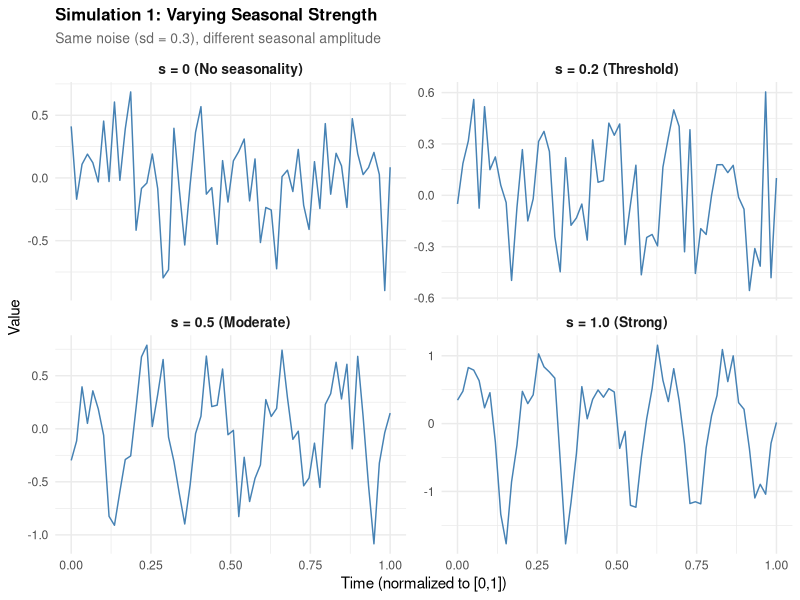
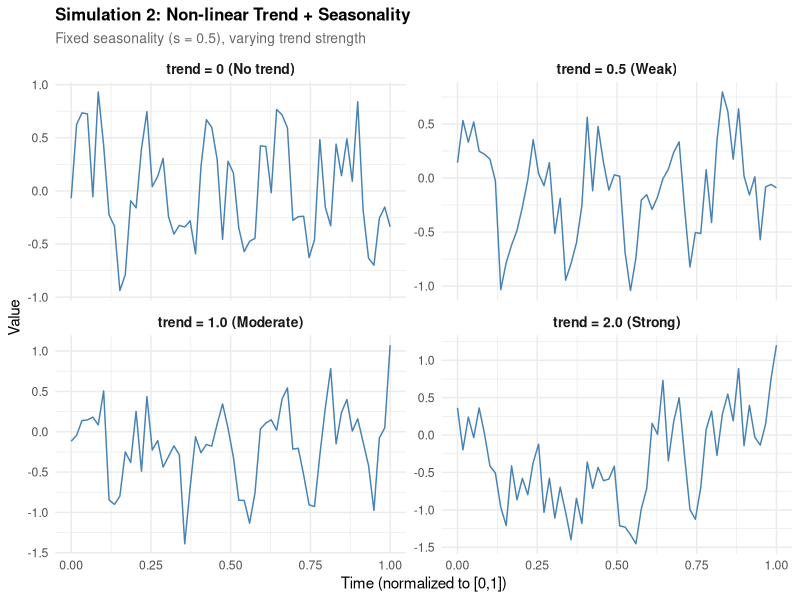
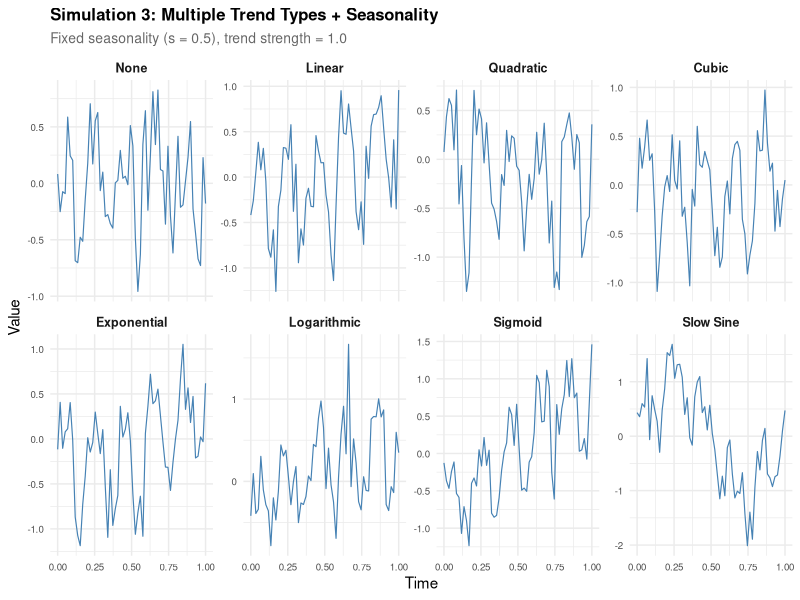

Source code (R) for these figures, in order:
# Generate example plots for Simulations 1-3
# These complement the robustness example plots already created

library(ggplot2)
library(dplyr)
library(tidyr)

set.seed(42)

# Ensure plots directory exists
if (!dir.exists("plots")) dir.create("plots")

# Common parameters
n_years <- 5
n_months <- n_years * 12
t <- seq(0, 1, length.out = n_months)
n_cycles <- n_months / 12  # 5 cycles
noise_sd <- 0.3

# ============================================================================
# Simulation 1: Varying Seasonal Strength
# ============================================================================

cat("Generating Simulation 1 example plot...\n")

generate_seasonal_curve <- function(t, strength, noise_sd = 0.3) {
  n_cycles <- length(t) / 12
  seasonal <- strength * sin(2 * pi * n_cycles * t)
  seasonal <- seasonal + strength * 0.3 * cos(4 * pi * n_cycles * t)
  noise <- rnorm(length(t), sd = noise_sd)
  return(seasonal + noise)
}

# Generate examples at key strength levels
strengths <- c(0, 0.2, 0.5, 1.0)
strength_labels <- c("s = 0 (No seasonality)",
                     "s = 0.2 (Threshold)",
                     "s = 0.5 (Moderate)",
                     "s = 1.0 (Strong)")

sim1_data <- data.frame()
for (i in seq_along(strengths)) {
  y <- generate_seasonal_curve(t, strengths[i], noise_sd)
  sim1_data <- rbind(sim1_data, data.frame(
    t = t,
    y = y,
    strength = strength_labels[i]
  ))
}

sim1_data$strength <- factor(sim1_data$strength, levels = strength_labels)

p_sim1 <- ggplot(sim1_data, aes(x = t, y = y)) +
  geom_line(color = "steelblue", linewidth = 0.5) +
  facet_wrap(~ strength, ncol = 2, scales = "free_y") +
  labs(
    title = "Simulation 1: Varying Seasonal Strength",
    subtitle = "Same noise (sd = 0.3), different seasonal amplitude",
    x = "Time (normalized to [0,1])",
    y = "Value"
  ) +
  theme_minimal() +
  theme(
    strip.text = element_text(size = 10, face = "bold"),
    plot.title = element_text(size = 12, face = "bold"),
    plot.subtitle = element_text(size = 10, color = "gray40")
  )

ggsave("plots/example_sim1_seasonal_strength.pdf", p_sim1, width = 8, height = 6)
cat("  Saved: plots/example_sim1_seasonal_strength.pdf\n")

# ============================================================================
# Simulation 2: Non-linear Trend
# ============================================================================

cat("Generating Simulation 2 example plot...\n")

generate_nonlinear_trend <- function(t, trend_strength) {
  quadratic <- 2 * (t - 0.5)^2
  cubic <- 0.5 * (t - 0.3)^3
  sigmoid <- 1 / (1 + exp(-10 * (t - 0.6)))
  trend <- trend_strength * (quadratic + cubic + 0.3 * sigmoid - 0.5)
  return(trend)
}

generate_curve_with_trend <- function(t, seasonal_strength, trend_strength, noise_sd = 0.3) {
  trend <- generate_nonlinear_trend(t, trend_strength)
  n_cycles <- length(t) / 12
  seasonal <- seasonal_strength * sin(2 * pi * n_cycles * t)
  seasonal <- seasonal + seasonal_strength * 0.3 * cos(4 * pi * n_cycles * t)
  noise <- rnorm(length(t), sd = noise_sd)
  return(trend + seasonal + noise)
}

# Show: s=0.5 (seasonal) with different trend strengths
trend_strengths <- c(0, 0.5, 1.0, 2.0)
trend_labels <- c("trend = 0 (No trend)",
                  "trend = 0.5 (Weak)",
                  "trend = 1.0 (Moderate)",
                  "trend = 2.0 (Strong)")

sim2_data <- data.frame()
for (i in seq_along(trend_strengths)) {
  y <- generate_curve_with_trend(t, 0.5, trend_strengths[i], noise_sd)
  sim2_data <- rbind(sim2_data, data.frame(
    t = t,
    y = y,
    trend = trend_labels[i]
  ))
}

sim2_data$trend <- factor(sim2_data$trend, levels = trend_labels)

p_sim2 <- ggplot(sim2_data, aes(x = t, y = y)) +
  geom_line(color = "steelblue", linewidth = 0.5) +
  facet_wrap(~ trend, ncol = 2, scales = "free_y") +
  labs(
    title = "Simulation 2: Non-linear Trend + Seasonality",
    subtitle = "Fixed seasonality (s = 0.5), varying trend strength",
    x = "Time (normalized to [0,1])",
    y = "Value"
  ) +
  theme_minimal() +
  theme(
    strip.text = element_text(size = 10, face = "bold"),
    plot.title = element_text(size = 12, face = "bold"),
    plot.subtitle = element_text(size = 10, color = "gray40")
  )

ggsave("plots/example_sim2_nonlinear_trend.pdf", p_sim2, width = 8, height = 6)
cat("  Saved: plots/example_sim2_nonlinear_trend.pdf\n")

# ============================================================================
# Simulation 3: Multiple Trend Types
# ============================================================================

cat("Generating Simulation 3 example plot...\n")

# Define trend functions
trend_functions <- list(
  none = function(t, strength) rep(0, length(t)),
  linear = function(t, strength) strength * (t - 0.5),
  quadratic = function(t, strength) strength * ((t - 0.5)^2 - 0.25),
  cubic = function(t, strength) strength * 2 * (t - 0.5)^3,
  exponential = function(t, strength) strength * (exp(2 * t) / exp(2) - 0.5),
  logarithmic = function(t, strength) {
    log_vals <- log(t + 0.1)
    normalized <- (log_vals - min(log_vals)) / (max(log_vals) - min(log_vals)) - 0.5
    strength * normalized
  },
  sigmoid = function(t, strength) strength * (1 / (1 + exp(-10 * (t - 0.5))) - 0.5),
  slow_sine = function(t, strength) strength * sin(2 * pi * t)
)

# Generate example for each trend type with s=0.5, trend_strength=1.0
trend_names <- c("None", "Linear", "Quadratic", "Cubic",
                 "Exponential", "Logarithmic", "Sigmoid", "Slow Sine")

sim3_data <- data.frame()
for (i in seq_along(trend_functions)) {
  trend_fn <- trend_functions[[i]]
  trend <- trend_fn(t, 1.0)
  n_cycles <- length(t) / 12
  seasonal <- 0.5 * sin(2 * pi * n_cycles * t)
  seasonal <- seasonal + 0.5 * 0.3 * cos(4 * pi * n_cycles * t)
  noise <- rnorm(length(t), sd = noise_sd)
  y <- trend + seasonal + noise

  sim3_data <- rbind(sim3_data, data.frame(
    t = t,
    y = y,
    trend_type = trend_names[i]
  ))
}

sim3_data$trend_type <- factor(sim3_data$trend_type, levels = trend_names)

p_sim3 <- ggplot(sim3_data, aes(x = t, y = y)) +
  geom_line(color = "steelblue", linewidth = 0.4) +
  facet_wrap(~ trend_type, ncol = 4, scales = "free_y") +
  labs(
    title = "Simulation 3: Multiple Trend Types + Seasonality",
    subtitle = "Fixed seasonality (s = 0.5), trend strength = 1.0",
    x = "Time",
    y = "Value"
  ) +
  theme_minimal() +
  theme(
    strip.text = element_text(size = 9, face = "bold"),
    plot.title = element_text(size = 12, face = "bold"),
    plot.subtitle = element_text(size = 10, color = "gray40"),
    axis.text = element_text(size = 7)
  )

ggsave("plots/example_sim3_trend_types.pdf", p_sim3, width = 10, height = 5)
cat("  Saved: plots/example_sim3_trend_types.pdf\n")

cat("\nAll example plots generated!\n")
